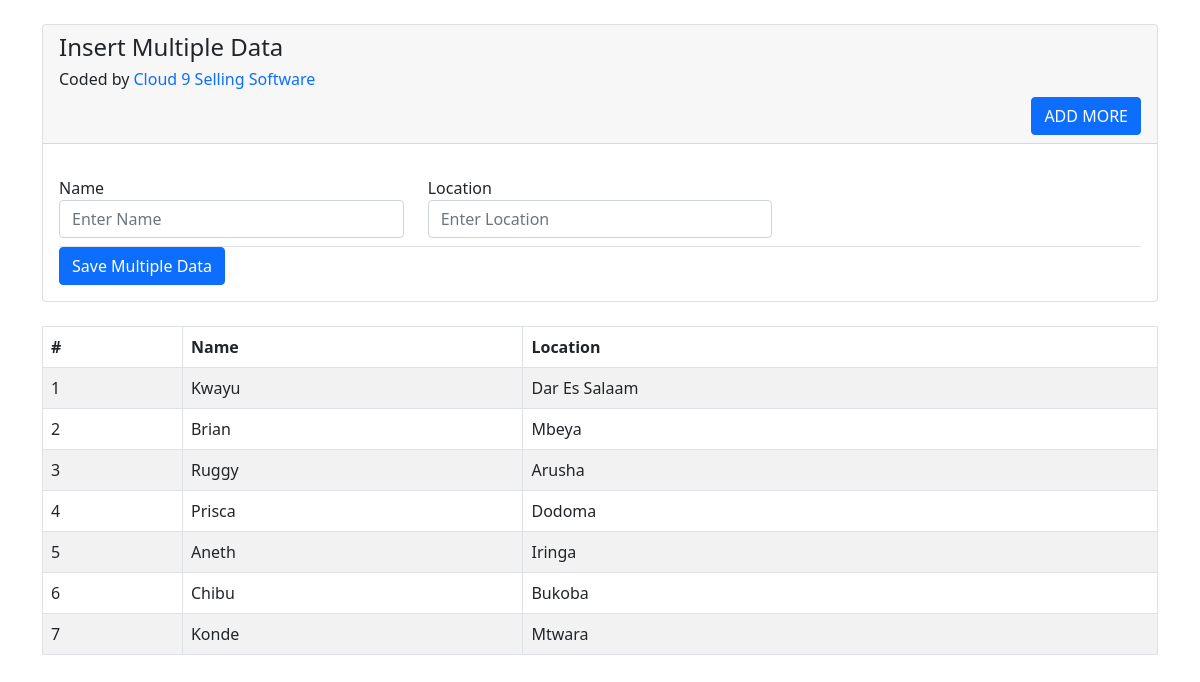
The page / on the database its author committed.
### tables this page shows
CREATE TABLE `warehouse` (
  `id` int(100) NOT NULL,
  `name` varchar(100) NOT NULL,
  `location` varchar(100) NOT NULL
);

### index.php (the view, shortened to what this page needs)
<?php session_start();
include("connect.php");
$re = "SELECT * FROM warehouse;";
$sell = mysqli_query($conn, $re);
?>
<!doctype html>
<html lang="en">
<head>
    <link href="https://cdn.jsdelivr.net/npm/bootstrap@5.0.0-beta1/dist/css/bootstrap.min.css" rel="stylesheet">
</head>
<body>
    <div class="container">
        <div class="row">
            <div class="col-md-12">
                <div class="card mt-4">
                    <div class="card-header">
                        <h4>Insert Multiple Data <h6>Coded by <a target="_blank" style="text-decoration: none;"
                                    href="https://cloud9sellingsoftware.herokuapp.com/">Cloud 9 Selling Software</a>
                            </h6>
                            <a href="javascript:void(0)" class="add-more-form float-end btn btn-primary">ADD MORE</a>
                        </h4>
                    </div>
                    <div class="card-body">
                        <form action="code.php" method="POST">
                            <div class="main-form mt-3 border-bottom">
                                <div class="row">
                                    <div class="col-md-4">
                                        <div class="form-group mb-2">
                                            <label for="">Name</label>
                                            <input type="text" name="name[]" class="form-control" required
                                                placeholder="Enter Name">
                                        </div>
                                    </div>
                                    <div class="col-md-4">
                                        <div class="form-group mb-2">
                                            <label for="">Location</label>
                                            <input type="text" name="location[]" class="form-control" required
                                                placeholder="Enter Location">
                                        </div>
                                    </div>
                                </div>
                            </div>
                            <button type="submit" name="save_multiple_data" class="btn btn-primary">Save Multiple
                                Data</button>
                        </form>
                    </div>
                </div>
            </div>
        </div>
        <br>
        <table class="table table-bordered table-hover table-striped">
            <thead>
                <tr>
                    <th>#</th>
                    <th>Name</th>
                    <th>Location</th>
                </tr>
            </thead>
            <tbody>
                <?php
                $fo = 1;
                while ($ret = mysqli_fetch_array($sell)) {
                    $fname = $ret['name'];
                    $sname = $ret['location'];
                ?>
                <tr>
                    <td> <?php echo $fo++; ?></td>
                    <td> <?php echo  " $fname" ?> </td>
                    <td> <?php echo  " $sname" ?> </td>
                </tr>
                <?php
                }
                ?>
            </tbody>
        </table>
    </div>
</body>
</html>

### rows shown on the page
warehouse: name "Kwayu", location "Dar Es Salaam"
warehouse: name "Brian", location "Mbeya"
warehouse: name "Ruggy", location "Arusha"
warehouse: name "Prisca", location "Dodoma"
warehouse: name "Aneth", location "Iringa"
warehouse: name "Chibu", location "Bukoba"
warehouse: name "Konde", location "Mtwara"
